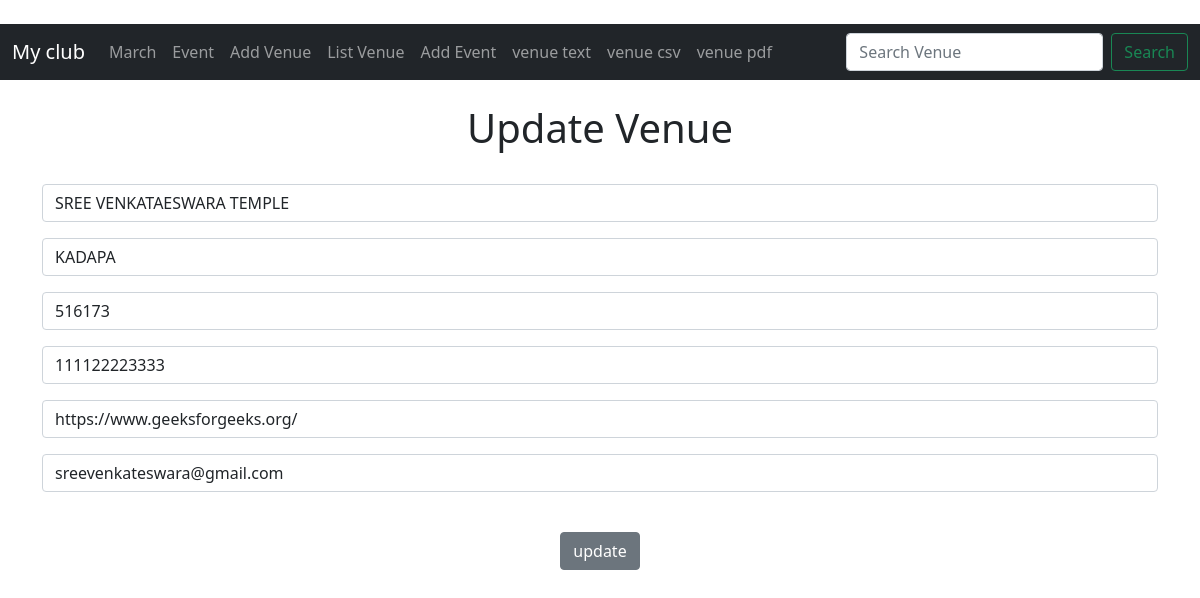
The app's page /myclub/update_venue/542/ with its own data.
### myclub/models.py (models this page shows, shortened)
class Venue(models.Model):
  name=models.CharField('Venue name',max_length=100)
  address=models.CharField(max_length=100)
  zip_code=models.CharField('Zip code',max_length=10)
  phone=models.CharField('conatact number',max_length=14)
  web=models.URLField('website address')
  email_address=models.EmailField('Email address')

### myclub/views.py (the view)
# urls.py: path('update_venue/<venue_id>/', views.update_venue, name='update-venue'),
def update_venue(request, venue_id):
    venue = Venue.objects.get(pk=venue_id)
    form = VenueForm(request.POST or None, instance=venue)
    if form.is_valid():
        form .save()
        return redirect('list-venue')
    return render(request, 'myclub/updatevenue.html', {'venue': venue, 'form': form})

### myclub/forms.py
class VenueForm(forms.ModelForm):
  class Meta:
    model=Venue
    fields="__all__"
    labels={
      'name':'',
      'address':'',
      'zip_code':'',
      'phone':'',
      'web':'',
      'email_address':'',
    }
    widgets={
      'name':forms.TextInput(attrs={'class':"form-control",'placeholder':"Venue Name"}),
      'address':forms.TextInput(attrs={'class':"form-control",'placeholder':"Venue Address"}),
      'zip_code':forms.TextInput(attrs={'class':"form-control",'placeholder':"ZIP_CODE"}),
      'phone':forms.TextInput(attrs={'class':"form-control",'placeholder':"PHONE"}),
      'web':forms.TextInput(attrs={'class':"form-control",'placeholder':"WEB ADDRESS"}),
      'email_address':forms.TextInput(attrs={'class':"form-control",'placeholder':"EMAIL ID"}),
      }

### templates/myclub/updatevenue.html (shortened to what this page needs)
{% extends 'myclub/basic.html' %}
{%block content%}
  <center>
  <h1>Update Venue</h1><br/>
  <form action=""  method="POST">
  {{form.as_p}}
  <br/>
  <input type="submit" value="update" class="btn btn-secondary">
  </form>
  </center>
  {%endblock%}

### records on screen
Venue: name "SREE VENKATAESWARA TEMPLE", address "KADAPA", zip_code "516173", phone "111122223333", web "https://www.geeksforgeeks.org/", email_address "sreevenkateswara@gmail.com"
